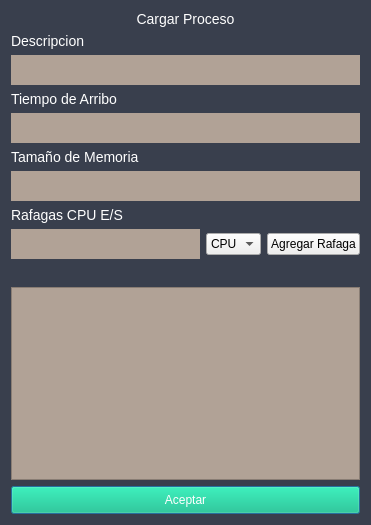
<?xml version="1.0" encoding="UTF-8"?>
<ui version="4.0">
 <class>CargadeProceso</class>
 <widget class="QDialog" name="CargadeProceso">
  <property name="geometry">
   <rect>
    <x>0</x>
    <y>0</y>
    <width>371</width>
    <height>525</height>
   </rect>
  </property>
  <property name="windowTitle">
   <string>Dialog</string>
  </property>
  <property name="styleSheet">
   <string notr="true">QDialog{
background-color:#393f4d;
font-family: arial,verdana;
}
QLineEdit{
background-color:#b1a296;
border: 0;
font-size:14px;
height:30px;
}
QLabel{
color:white;
font-size:14px;
}
QPushButton#boton{
background-color:#00c07f;
color:white;
height:20px;
}
QPushButton#boton:hover{
background-color:#557a95;
color:white;
}
QTableWidget{
background-color: #b1a296;
}


</string>
  </property>
  <layout class="QGridLayout" name="gridLayout_2">
   <item row="8" column="0">
    <widget class="QLabel" name="label_2">
     <property name="text">
      <string>Tiempo de Arribo</string>
     </property>
    </widget>
   </item>
   <item row="15" column="0">
    <widget class="QLabel" name="label_3">
     <property name="text">
      <string>Rafagas CPU E/S</string>
     </property>
    </widget>
   </item>
   <item row="4" column="0">
    <widget class="QLabel" name="label">
     <property name="text">
      <string>Descripcion</string>
     </property>
    </widget>
   </item>
   <item row="23" column="0" colspan="3">
    <widget class="QPushButton" name="boton">
     <property name="text">
      <string>Aceptar</string>
     </property>
    </widget>
   </item>
   <item row="19" column="0" colspan="3">
    <widget class="QTableWidget" name="tablaRafagas">
     <property name="minimumSize">
      <size>
       <width>0</width>
       <height>0</height>
      </size>
     </property>
     <attribute name="horizontalHeaderStretchLastSection">
      <bool>true</bool>
     </attribute>
     <attribute name="verticalHeaderDefaultSectionSize">
      <number>30</number>
     </attribute>
     <attribute name="verticalHeaderStretchLastSection">
      <bool>false</bool>
     </attribute>
    </widget>
   </item>
   <item row="2" column="0" colspan="3">
    <widget class="QLabel" name="label_5">
     <property name="layoutDirection">
      <enum>Qt::LeftToRight</enum>
     </property>
     <property name="text">
      <string>Cargar Proceso</string>
     </property>
     <property name="alignment">
      <set>Qt::AlignCenter</set>
     </property>
    </widget>
   </item>
   <item row="18" column="0">
    <widget class="QLabel" name="label_CantRafagas">
     <property name="text">
      <string/>
     </property>
    </widget>
   </item>
   <item row="12" column="0">
    <widget class="QLabel" name="label_4">
     <property name="text">
      <string>Tamaño de Memoria</string>
     </property>
    </widget>
   </item>
   <item row="17" column="2">
    <widget class="QPushButton" name="boton_agregarRafaga">
     <property name="text">
      <string>Agregar Rafaga</string>
     </property>
    </widget>
   </item>
   <item row="17" column="1">
    <widget class="QComboBox" name="comboBoxrafaga">
     <item>
      <property name="text">
       <string>CPU</string>
      </property>
     </item>
     <item>
      <property name="text">
       <string>ES</string>
      </property>
     </item>
    </widget>
   </item>
   <item row="5" column="0" colspan="3">
    <widget class="QLineEdit" name="line1Desc"/>
   </item>
   <item row="9" column="0" colspan="3">
    <widget class="QLineEdit" name="line2Tarribo"/>
   </item>
   <item row="13" column="0" colspan="3">
    <widget class="QLineEdit" name="line3Mem">
     <property name="text">
      <string/>
     </property>
    </widget>
   </item>
   <item row="17" column="0">
    <widget class="QLineEdit" name="line4Rafaga"/>
   </item>
  </layout>
 </widget>
 <resources/>
 <connections/>
</ui>
